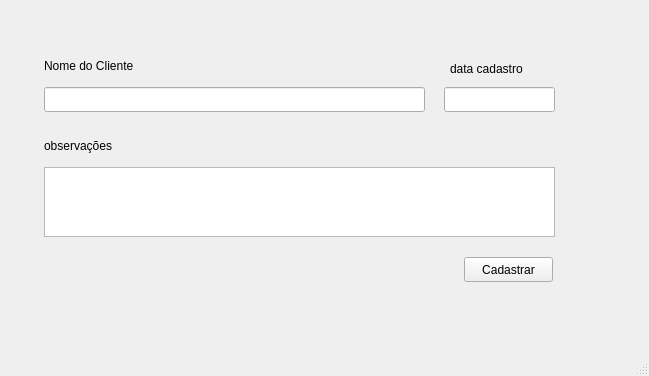
<?xml version="1.0" encoding="UTF-8"?>
<ui version="4.0">
 <class>MainWindow</class>
 <widget class="QMainWindow" name="MainWindow">
  <property name="geometry">
   <rect>
    <x>0</x>
    <y>0</y>
    <width>649</width>
    <height>376</height>
   </rect>
  </property>
  <property name="windowTitle">
   <string>MainWindow</string>
  </property>
  <widget class="QWidget" name="centralwidget">
   <widget class="QPushButton" name="pushButton">
    <property name="geometry">
     <rect>
      <x>464</x>
      <y>257</y>
      <width>89</width>
      <height>25</height>
     </rect>
    </property>
    <property name="text">
     <string>Cadastrar</string>
    </property>
   </widget>
   <widget class="QLineEdit" name="lineEdit">
    <property name="geometry">
     <rect>
      <x>44</x>
      <y>87</y>
      <width>381</width>
      <height>25</height>
     </rect>
    </property>
   </widget>
   <widget class="QLabel" name="label">
    <property name="geometry">
     <rect>
      <x>44</x>
      <y>57</y>
      <width>151</width>
      <height>17</height>
     </rect>
    </property>
    <property name="text">
     <string>Nome do Cliente</string>
    </property>
   </widget>
   <widget class="QLineEdit" name="lineEdit_2">
    <property name="geometry">
     <rect>
      <x>444</x>
      <y>87</y>
      <width>111</width>
      <height>25</height>
     </rect>
    </property>
   </widget>
   <widget class="QPlainTextEdit" name="plainTextEdit">
    <property name="geometry">
     <rect>
      <x>44</x>
      <y>167</y>
      <width>511</width>
      <height>70</height>
     </rect>
    </property>
   </widget>
   <widget class="QLabel" name="label_2">
    <property name="geometry">
     <rect>
      <x>44</x>
      <y>137</y>
      <width>151</width>
      <height>17</height>
     </rect>
    </property>
    <property name="text">
     <string>observações</string>
    </property>
   </widget>
   <widget class="QLabel" name="label_3">
    <property name="geometry">
     <rect>
      <x>450</x>
      <y>60</y>
      <width>121</width>
      <height>17</height>
     </rect>
    </property>
    <property name="text">
     <string>data cadastro</string>
    </property>
   </widget>
  </widget>
  <widget class="QMenuBar" name="menubar">
   <property name="geometry">
    <rect>
     <x>0</x>
     <y>0</y>
     <width>649</width>
     <height>22</height>
    </rect>
   </property>
  </widget>
  <widget class="QStatusBar" name="statusbar"/>
 </widget>
 <resources/>
 <connections/>
</ui>
